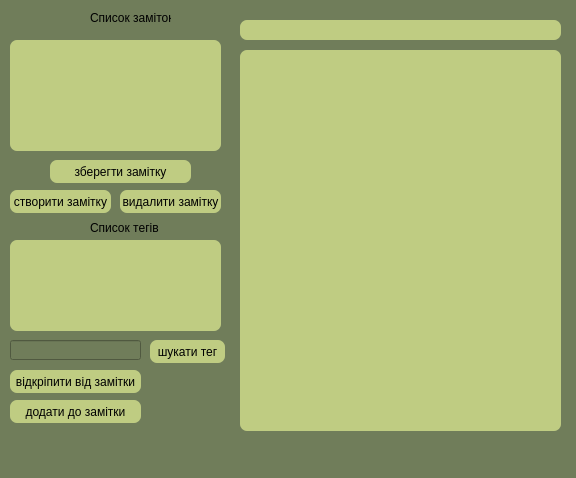
<?xml version="1.0" encoding="UTF-8"?>
<ui version="4.0">
 <class>MainWindow</class>
 <widget class="QMainWindow" name="MainWindow">
  <property name="geometry">
   <rect>
    <x>0</x>
    <y>0</y>
    <width>576</width>
    <height>478</height>
   </rect>
  </property>
  <property name="windowTitle">
   <string>easy Editor</string>
  </property>
  <property name="styleSheet">
   <string notr="true">background: rgb(255, 251, 114)rgb(160, 176, 137)rgb(190, 182, 142)rgb(189, 200, 151)rgb(112, 125, 90);
color: rgb(255, 255, 191);
</string>
  </property>
  <widget class="QWidget" name="centralwidget">
   <widget class="QLineEdit" name="title_edit">
    <property name="geometry">
     <rect>
      <x>240</x>
      <y>20</y>
      <width>321</width>
      <height>20</height>
     </rect>
    </property>
    <property name="styleSheet">
     <string notr="true">border-radius: 7px;
background: rgb(191, 204, 130);
color: black;</string>
    </property>
   </widget>
   <widget class="QTextEdit" name="text_edit">
    <property name="geometry">
     <rect>
      <x>240</x>
      <y>50</y>
      <width>321</width>
      <height>381</height>
     </rect>
    </property>
    <property name="styleSheet">
     <string notr="true">border-radius: 7px;
background: rgb(191, 204, 130);
color: black;</string>
    </property>
   </widget>
   <widget class="QListWidget" name="noet_list">
    <property name="geometry">
     <rect>
      <x>10</x>
      <y>40</y>
      <width>211</width>
      <height>111</height>
     </rect>
    </property>
    <property name="styleSheet">
     <string notr="true">border-radius: 7px;
background: rgb(191, 204, 130);
color: black;</string>
    </property>
   </widget>
   <widget class="QPushButton" name="create_btn">
    <property name="geometry">
     <rect>
      <x>10</x>
      <y>190</y>
      <width>101</width>
      <height>23</height>
     </rect>
    </property>
    <property name="styleSheet">
     <string notr="true">border-radius: 7px;
background: rgb(191, 204, 130);
color: black;</string>
    </property>
    <property name="text">
     <string>створити замітку</string>
    </property>
   </widget>
   <widget class="QPushButton" name="delete_btn">
    <property name="geometry">
     <rect>
      <x>120</x>
      <y>190</y>
      <width>101</width>
      <height>23</height>
     </rect>
    </property>
    <property name="styleSheet">
     <string notr="true">border-radius: 7px;
background: rgb(191, 204, 130);
color: black;</string>
    </property>
    <property name="text">
     <string>видалити замітку</string>
    </property>
   </widget>
   <widget class="QListWidget" name="noet_lnst">
    <property name="geometry">
     <rect>
      <x>10</x>
      <y>240</y>
      <width>211</width>
      <height>91</height>
     </rect>
    </property>
    <property name="styleSheet">
     <string notr="true">border-radius: 7px;
background: rgb(191, 204, 130);
color: black;</string>
    </property>
   </widget>
   <widget class="QPushButton" name="save_btn">
    <property name="geometry">
     <rect>
      <x>50</x>
      <y>160</y>
      <width>141</width>
      <height>23</height>
     </rect>
    </property>
    <property name="styleSheet">
     <string notr="true">border-radius: 7px;
background: rgb(191, 204, 130);
color: black;</string>
    </property>
    <property name="text">
     <string>зберегти замітку</string>
    </property>
   </widget>
   <widget class="QPushButton" name="add_teg_btn">
    <property name="geometry">
     <rect>
      <x>10</x>
      <y>400</y>
      <width>131</width>
      <height>23</height>
     </rect>
    </property>
    <property name="styleSheet">
     <string notr="true">border-radius: 7px;
background: rgb(191, 204, 130);
color: black;</string>
    </property>
    <property name="text">
     <string>додати до замітки</string>
    </property>
   </widget>
   <widget class="QPushButton" name="unpin_teg_btn">
    <property name="geometry">
     <rect>
      <x>10</x>
      <y>370</y>
      <width>131</width>
      <height>23</height>
     </rect>
    </property>
    <property name="styleSheet">
     <string notr="true">border-radius: 7px;
background: rgb(191, 204, 130);
color: black;</string>
    </property>
    <property name="text">
     <string>відкріпити від замітки</string>
    </property>
   </widget>
   <widget class="QLineEdit" name="search_l">
    <property name="geometry">
     <rect>
      <x>10</x>
      <y>340</y>
      <width>131</width>
      <height>20</height>
     </rect>
    </property>
   </widget>
   <widget class="QPushButton" name="search_teg_btn">
    <property name="geometry">
     <rect>
      <x>150</x>
      <y>340</y>
      <width>75</width>
      <height>23</height>
     </rect>
    </property>
    <property name="styleSheet">
     <string notr="true">border-radius: 7px;
background: rgb(191, 204, 130);
color: black;</string>
    </property>
    <property name="text">
     <string>шукати тег</string>
    </property>
   </widget>
   <widget class="QLabel" name="label">
    <property name="geometry">
     <rect>
      <x>90</x>
      <y>220</y>
      <width>71</width>
      <height>16</height>
     </rect>
    </property>
    <property name="styleSheet">
     <string notr="true">
color: black;</string>
    </property>
    <property name="text">
     <string>Список тегів</string>
    </property>
   </widget>
   <widget class="QLabel" name="label_2">
    <property name="geometry">
     <rect>
      <x>90</x>
      <y>10</y>
      <width>81</width>
      <height>16</height>
     </rect>
    </property>
    <property name="styleSheet">
     <string notr="true">

color: black;</string>
    </property>
    <property name="text">
     <string>Список заміток</string>
    </property>
   </widget>
  </widget>
  <widget class="QMenuBar" name="menubar">
   <property name="geometry">
    <rect>
     <x>0</x>
     <y>0</y>
     <width>576</width>
     <height>21</height>
    </rect>
   </property>
  </widget>
  <widget class="QStatusBar" name="statusbar"/>
 </widget>
 <resources/>
 <connections/>
</ui>
